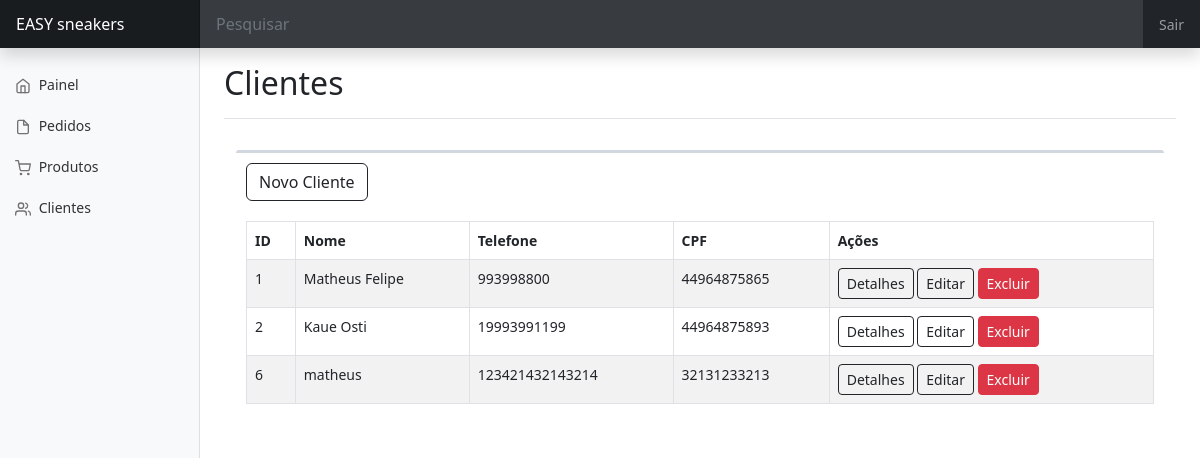
Page /adm/cliente-listar.php on the committed database.
### tables this page shows
CREATE TABLE `clientes` (
  `id` int(10) UNSIGNED NOT NULL,
  `nome` varchar(60) DEFAULT NULL,
  `datanasc` varchar(20) DEFAULT NULL,
  `telefone` varchar(20) DEFAULT NULL,
  `cpf` varchar(11) DEFAULT NULL,
  `email` varchar(50) DEFAULT NULL,
  `senha` varchar(15) DEFAULT NULL,
  `cep` varchar(15) DEFAULT NULL,
  `rua` varchar(100) DEFAULT NULL,
  `numero` varchar(5) DEFAULT NULL,
  `bairro` varchar(50) DEFAULT NULL,
  `cidade` varchar(50) DEFAULT NULL
);

### classes/Cliente.php (called while the page is built, shortened)
<?php
class Cliente
{
    public function listar()
    {
        $sql = "SELECT id, nome, telefone, cpf
                FROM clientes
                ORDER BY id";
        $conexao = new PDO('mysql:host=127.0.0.1;dbname=easysneakers', 'root', '');
        $resultado = $conexao->query($sql);
        $lista = $resultado->fetchAll();
        return $lista;
    }
}

### adm/cliente-listar.php (the view, shortened to what this page needs)
<?php
  require_once '../classes/Cliente.php';
  $cliente = new Cliente();
  $lista = $cliente->listar();
?>
<!doctype html>
<html lang="pt-br">
  <head>
    <link rel="stylesheet" href="../css/adm.css">
    <link href="../assets/dist/css/bootstrap.min.css" rel="stylesheet">
    <link href="dashboard.css" rel="stylesheet">
  </head>
  <body>
<header class="navbar navbar-dark sticky-top bg-dark flex-md-nowrap p-0 shadow">
  <a class="navbar-brand col-md-3 col-lg-2 me-0 px-3 fs-6" href="#">EASY sneakers</a>
  <input class="form-control form-control-dark w-100 rounded-0 border-0" type="text" placeholder="Pesquisar" aria-label="Search">
  <div class="navbar-nav">
    <div class="nav-item text-nowrap">
      <a class="nav-link px-3" href="tllog.html">Sair</a>
    </div>
  </div>
</header>
<div class="container-fluid">
  <div class="row">
    <main class="col-md-9 ms-sm-auto col-lg-10 px-md-4">
      <div class="d-flex justify-content-between flex-wrap flex-md-nowrap align-items-center pt-3 pb-2 mb-3 border-bottom">
        <h1 class="h2">Clientes</h1>
        </div>
        <section class="content container-fluid">
            <div class="row">
                <div class="col-xs-12 col-sm-12">
                    <div class="box">
                        <div class="box-header">
                            <a href="cliente-form.php" class="btn btn-outline-dark">
                                <i class="fa fa-user-plus"></i><span>Novo Cliente</span>
                            </a>
                        </div>
                        <div class="box-body">
                            <table id="example1" class="table table-bordered table-striped">
                                <thead>
                                <tr>
                                    <th>ID</th>
                                    <th>Nome</th>
                                    <th>Telefone</th>
                                    <th>CPF</th>
                                    <th class="acao">Ações</th>
                                </tr>
                                </thead>
                                <tbody>
                                    <?php foreach ($lista as $linha): ?>
                                        <tr>
                                            <td><?php echo $linha['id'] ?></a></td>
                                            <td><?php echo $linha['nome'] ?></a></td>
                                            <td><?php echo $linha['telefone'] ?></a></td>
                                            <td><?php echo $linha['cpf'] ?></a></td>
                                            <td>
                                            <a href="#"
                                                class="btn btn-sm btn-outline-dark">Detalhes</a>
                                            <a href="cliente-editar.php?id=<?php echo $linha['id'] ?>"
                                                class="btn btn-sm btn-outline-dark">Editar</a>
                                            <a href="cliente-excluir.php?id=<?php echo $linha['id'] ?>"
                                                class="btn btn-sm btn-danger">Excluir</a>
                                            </td>
                                        </tr>
                                    <?php endforeach ?>
                                </tbody>
                            </table>
                        </div>
                    </div>
                </div>
            </div>
        </section>
    </div>
  </div>
  </body>
</html>

### css/adm.css (style rules this page uses)
.content { min-height: 250px; padding: 15px; margin-right: auto; margin-left: auto; padding-left: 15px; padding-right: 15px; }
.container-fluid { padding-right: 15px; padding-left: 15px; margin-right: auto; margin-left: auto; }
.box-header { color: #444; display: block; padding: 10px; position: relative; }
.nav { padding-left: 0; margin-bottom: 0; list-style: none; }
.nav>li>a { position: relative; display: block; padding: 10px 15px; }
a { color: #337ab7; text-decoration: none; background-color: transparent; }
ul { display: block; list-style-type: disc; margin-block-start: 1em; margin-block-end: 1em; margin-inline-start: 0px; margin-inline-end: 0px; padding-inline-start: 40px; }
ol, ul { margin-top: 0; margin-bottom: 10px; }
.box-body { border-top-left-radius: 0; border-top-right-radius: 0; border-bottom-right-radius: 3px; border-bottom-left-radius: 3px; padding: 10px; }
.box { position: relative; border-radius: 3px; background: #ffffff; border-top: 3px solid #d2d6de; margin-bottom: 20px; width: 100%; box-shadow: 0 1px 1pxrgba(0,0,0,0.1); }
.nav>li { position: relative; display: block; }

### adm/dashboard.css (style rules this page uses)
body { font-size: .875rem; }
.feather { width: 16px; height: 16px; }
.sidebar { position: fixed; top: 0; bottom: 0; left: 0; z-index: 100; padding: 48px 0 0; box-shadow: inset -1px 0 0 rgba(0, 0, 0, .1); }
.sidebar-sticky { height: calc(100vh - 48px); overflow-x: hidden; overflow-y: auto; }
.sidebar .nav-link { font-weight: 500; color: #333; }
.sidebar .nav-link .feather { margin-right: 4px; color: #727272; }
.navbar-brand { padding-top: .75rem; padding-bottom: .75rem; background-color: rgba(0, 0, 0, .25); box-shadow: inset -1px 0 0 rgba(0, 0, 0, .25); }
.navbar .form-control { padding: .75rem 1rem; }
.form-control-dark { color: #fff; background-color: rgba(255, 255, 255, .1); border-color: rgba(255, 255, 255, .1); }

### rows in the picture
clientes: id "1", nome "Matheus Felipe", telefone "993998800", cpf "44964875865"
clientes: id "2", nome "Kaue Osti", telefone "19993991199", cpf "44964875893"
clientes: id "6", nome "matheus", telefone "123421432143214", cpf "32131233213"
